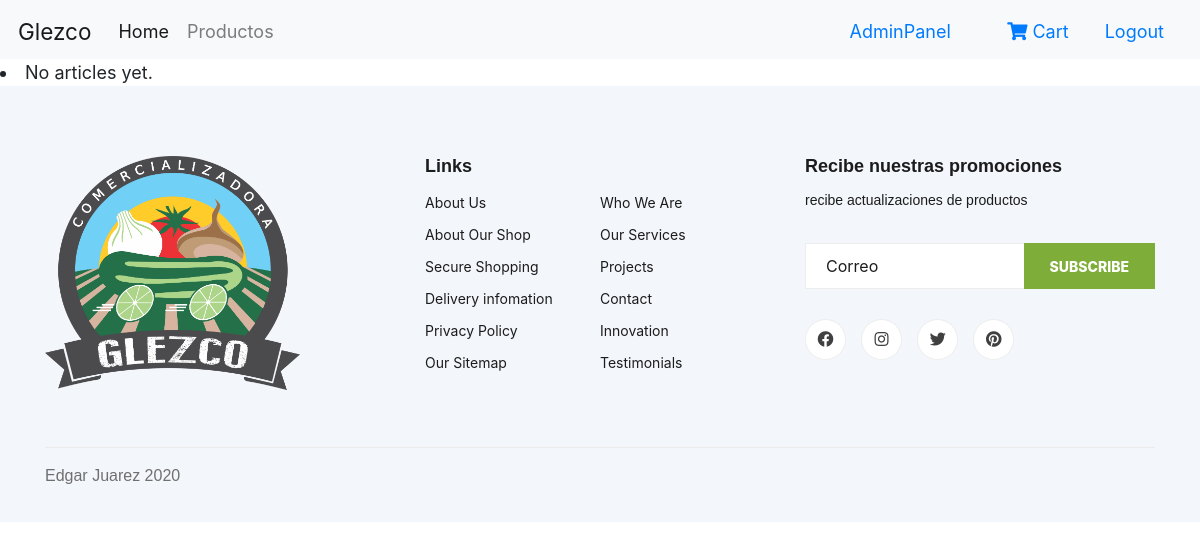
Page /Panel/ordenesCanceladas (signed in) on the earlier database version.
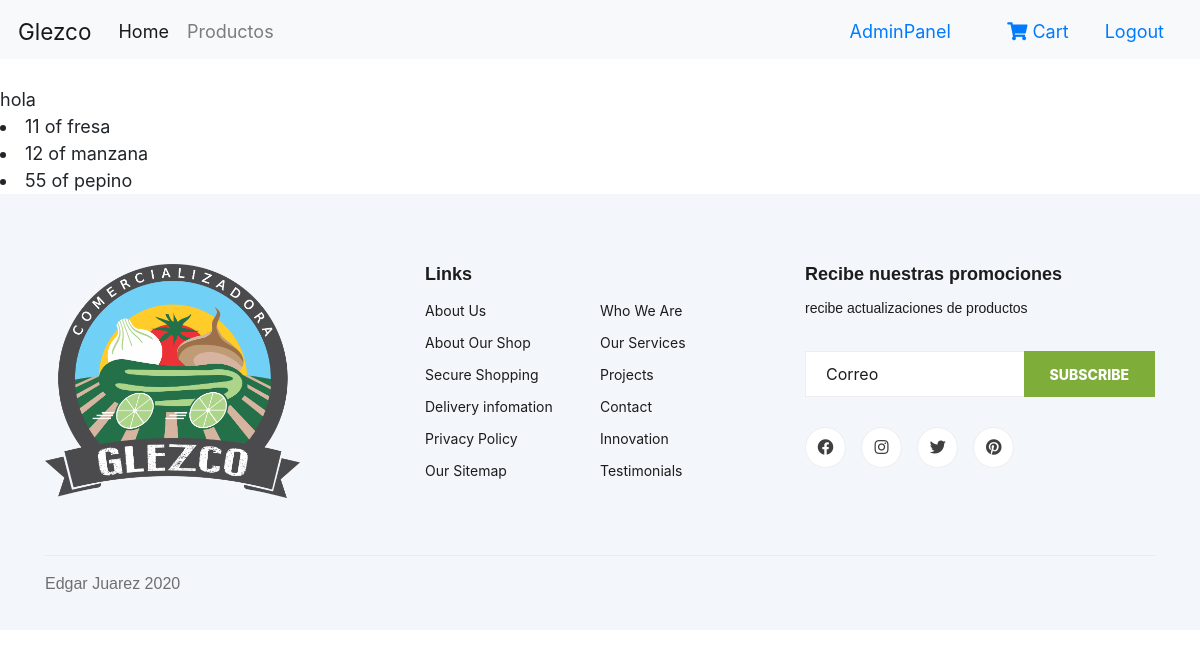
Same page on the later database version.
### core/models.py (models this page shows, shortened)
class Order(models.Model):
    user = models.ForeignKey(settings.AUTH_USER_MODEL, on_delete=models.CASCADE)
    items = models.ManyToManyField(OrderItem)
    start_date = models.DateTimeField(auto_now_add=True)
    ordered_date = models.DateTimeField(null=True, blank=True)
    ordered = models.BooleanField(default=False)
    shipping_address = models.ManyToManyField(DireccionEntrega)
    being_delivered = models.BooleanField(default=False)
    received = models.BooleanField(default=False)
    cancelled = models.BooleanField(default=False)
    ordered_date_pedido = models.DateTimeField(null=True, blank=True)

class OrderItem(models.Model):
    user = models.ForeignKey(settings.AUTH_USER_MODEL, on_delete=models.CASCADE)
    ordered = models.BooleanField(default=False)
    item = models.ForeignKey(productos, on_delete=models.CASCADE)
    quantity = models.IntegerField(default=1)
    def __str__(self):
        return f"{self.quantity} of {self.item.titulo}"

class productos(models.Model):
    titulo = models.CharField(max_length=100)
    descripcion = models.TextField(blank=True)
    price = models.FloatField(default=1) #quitar
    image = models.ImageField(upload_to='media/core/images/')
    slug = models.SlugField(null=False, unique=True)
    disponible = models.BooleanField(default=True)

### core/views.py (the view)
# urls.py: path('Panel/ordenesCanceladas', views.ver_ordenes_canceladas, name='OrdenesMasterCanceladas'),
@login_required
def ver_ordenes_canceladas(request):
    todos = Order.objects.filter(cancelled=True).order_by('-ordered_date_pedido')
    return render(request, 'core/OrdenCancelada.html', {'object_list':todos})

### core/templates/core/OrdenCancelada.html
{% extends "core/base.html" %}
{% block content %}
{% for item in object_list %}
    <br>
    {% if item.items.all %}
        {{item.user}}
        {% for prof in item.items.all %}
            <li>
                {{prof}}
            </li>
        {% endfor %}
    {% endif %}
{% empty %}
    <li>No articles yet.</li>
{% endfor %}
{% endblock content %}

Differences in the rows shown:
now on this page (row edited): Order: user "hola"
now on this page (row unchanged): OrderItem: quantity+item "11 of fresa"
now on this page (row unchanged): OrderItem: quantity+item "12 of manzana"
now on this page (row unchanged): OrderItem: quantity+item "55 of pepino"
Other differences:
text no longer shown: "No articles yet."
